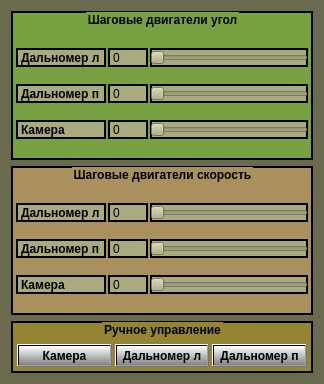
<?xml version="1.0" encoding="UTF-8"?>
<ui version="4.0">
 <class>StepMotors</class>
 <widget class="QWidget" name="StepMotors">
  <property name="geometry">
   <rect>
    <x>0</x>
    <y>0</y>
    <width>324</width>
    <height>384</height>
   </rect>
  </property>
  <property name="windowTitle">
   <string>Form</string>
  </property>
  <property name="styleSheet">
   <string notr="true">QWidget
{
background-color: rgb(106, 106, 79);
}

QPushButton
{
background-color: qlineargradient(spread:reflect, x1:1, y1:1, x2:1, y2:0, stop:0 rgba(130, 130, 130, 255), stop:1 rgba(255, 255, 255, 255));
}

QPushButton#evilButton {
    background-color: red;
    border-style: outset;
    border-width: 2px;
    border-radius: 10px;
    border-color: beige;
    font: bold 14px;
    min-width: 10em;
    padding: 6px;

}
QPushButton#evilButton:pressed {
    background-color: rgb(224, 0, 0);
    border-style: inset;
}

QLabel
{
background-color: rgb(170, 170, 127);
border: 2px solid line black;
}

QSlider
{
background-color: rgb(170, 170, 127);
border: 2px solid line black;
}</string>
  </property>
  <layout class="QGridLayout" name="gridLayout_3">
   <item row="0" column="0">
    <widget class="QGroupBox" name="gridGroupBox">
     <property name="font">
      <font>
       <weight>75</weight>
       <bold>true</bold>
      </font>
     </property>
     <property name="styleSheet">
      <string notr="true">QGroupBox
{
background-color: rgb(120, 161, 66);
border: 2px solid line black;
}</string>
     </property>
     <property name="title">
      <string>Шаговые двигатели угол</string>
     </property>
     <property name="alignment">
      <set>Qt::AlignCenter</set>
     </property>
     <layout class="QGridLayout" name="gridLayout">
      <property name="leftMargin">
       <number>2</number>
      </property>
      <property name="topMargin">
       <number>2</number>
      </property>
      <property name="rightMargin">
       <number>2</number>
      </property>
      <property name="bottomMargin">
       <number>2</number>
      </property>
      <property name="spacing">
       <number>2</number>
      </property>
      <item row="1" column="0">
       <widget class="QLabel" name="label_3">
        <property name="font">
         <font>
          <weight>75</weight>
          <bold>true</bold>
         </font>
        </property>
        <property name="text">
         <string>Дальномер п</string>
        </property>
       </widget>
      </item>
      <item row="0" column="0">
       <widget class="QLabel" name="label">
        <property name="font">
         <font>
          <weight>75</weight>
          <bold>true</bold>
         </font>
        </property>
        <property name="text">
         <string>Дальномер л</string>
        </property>
       </widget>
      </item>
      <item row="2" column="0">
       <widget class="QLabel" name="label_2">
        <property name="font">
         <font>
          <weight>75</weight>
          <bold>true</bold>
         </font>
        </property>
        <property name="text">
         <string>Камера </string>
        </property>
       </widget>
      </item>
      <item row="0" column="1">
       <widget class="QLabel" name="labelStepMotorAngle1">
        <property name="minimumSize">
         <size>
          <width>40</width>
          <height>0</height>
         </size>
        </property>
        <property name="text">
         <string>0</string>
        </property>
       </widget>
      </item>
      <item row="1" column="1">
       <widget class="QLabel" name="labelStepMotorAngle2">
        <property name="minimumSize">
         <size>
          <width>40</width>
          <height>0</height>
         </size>
        </property>
        <property name="text">
         <string>0</string>
        </property>
       </widget>
      </item>
      <item row="2" column="1">
       <widget class="QLabel" name="labelStepMotorAngle3">
        <property name="minimumSize">
         <size>
          <width>40</width>
          <height>0</height>
         </size>
        </property>
        <property name="text">
         <string>0</string>
        </property>
       </widget>
      </item>
      <item row="0" column="2">
       <widget class="QSlider" name="sliderStepMotorAngle1">
        <property name="orientation">
         <enum>Qt::Horizontal</enum>
        </property>
       </widget>
      </item>
      <item row="1" column="2">
       <widget class="QSlider" name="sliderStepMotorAngle2">
        <property name="orientation">
         <enum>Qt::Horizontal</enum>
        </property>
       </widget>
      </item>
      <item row="2" column="2">
       <widget class="QSlider" name="sliderStepMotorAngle3">
        <property name="orientation">
         <enum>Qt::Horizontal</enum>
        </property>
       </widget>
      </item>
     </layout>
    </widget>
   </item>
   <item row="1" column="0">
    <widget class="QGroupBox" name="gridGroupBox_2">
     <property name="font">
      <font>
       <weight>75</weight>
       <bold>true</bold>
      </font>
     </property>
     <property name="styleSheet">
      <string notr="true">QGroupBox
{
background-color: rgb(170, 144, 93);
border: 2px solid line black;
}</string>
     </property>
     <property name="title">
      <string>Шаговые двигатели скорость</string>
     </property>
     <property name="alignment">
      <set>Qt::AlignCenter</set>
     </property>
     <layout class="QGridLayout" name="gridLayout_2">
      <property name="leftMargin">
       <number>2</number>
      </property>
      <property name="topMargin">
       <number>2</number>
      </property>
      <property name="rightMargin">
       <number>2</number>
      </property>
      <property name="bottomMargin">
       <number>2</number>
      </property>
      <property name="spacing">
       <number>2</number>
      </property>
      <item row="1" column="0">
       <widget class="QLabel" name="label_4">
        <property name="font">
         <font>
          <weight>75</weight>
          <bold>true</bold>
         </font>
        </property>
        <property name="text">
         <string>Дальномер п</string>
        </property>
       </widget>
      </item>
      <item row="0" column="0">
       <widget class="QLabel" name="label_8">
        <property name="font">
         <font>
          <weight>75</weight>
          <bold>true</bold>
         </font>
        </property>
        <property name="text">
         <string>Дальномер л</string>
        </property>
       </widget>
      </item>
      <item row="2" column="0">
       <widget class="QLabel" name="label_9">
        <property name="font">
         <font>
          <weight>75</weight>
          <bold>true</bold>
         </font>
        </property>
        <property name="text">
         <string>Камера </string>
        </property>
       </widget>
      </item>
      <item row="0" column="1">
       <widget class="QLabel" name="labelStepMotorSpeed1">
        <property name="minimumSize">
         <size>
          <width>40</width>
          <height>0</height>
         </size>
        </property>
        <property name="text">
         <string>0</string>
        </property>
       </widget>
      </item>
      <item row="1" column="1">
       <widget class="QLabel" name="labelStepMotorSpeed2">
        <property name="minimumSize">
         <size>
          <width>40</width>
          <height>0</height>
         </size>
        </property>
        <property name="text">
         <string>0</string>
        </property>
       </widget>
      </item>
      <item row="2" column="1">
       <widget class="QLabel" name="labelStepMotorSpeed3">
        <property name="minimumSize">
         <size>
          <width>40</width>
          <height>0</height>
         </size>
        </property>
        <property name="text">
         <string>0</string>
        </property>
       </widget>
      </item>
      <item row="0" column="2">
       <widget class="QSlider" name="sliderStepMotorAngle1_2">
        <property name="orientation">
         <enum>Qt::Horizontal</enum>
        </property>
       </widget>
      </item>
      <item row="1" column="2">
       <widget class="QSlider" name="sliderStepMotorAngle2_2">
        <property name="orientation">
         <enum>Qt::Horizontal</enum>
        </property>
       </widget>
      </item>
      <item row="2" column="2">
       <widget class="QSlider" name="sliderStepMotorAngle3_2">
        <property name="styleSheet">
         <string notr="true"/>
        </property>
        <property name="orientation">
         <enum>Qt::Horizontal</enum>
        </property>
       </widget>
      </item>
     </layout>
    </widget>
   </item>
   <item row="2" column="0">
    <widget class="QGroupBox" name="groupBox">
     <property name="sizePolicy">
      <sizepolicy hsizetype="Preferred" vsizetype="Fixed">
       <horstretch>0</horstretch>
       <verstretch>0</verstretch>
      </sizepolicy>
     </property>
     <property name="font">
      <font>
       <weight>75</weight>
       <bold>true</bold>
      </font>
     </property>
     <property name="styleSheet">
      <string notr="true">QGroupBox
{
background-color: rgb(149, 133, 51);
border: 2px solid line black;
}</string>
     </property>
     <property name="title">
      <string>Ручное управление</string>
     </property>
     <property name="alignment">
      <set>Qt::AlignCenter</set>
     </property>
     <layout class="QHBoxLayout" name="horizontalLayout">
      <property name="spacing">
       <number>3</number>
      </property>
      <property name="leftMargin">
       <number>3</number>
      </property>
      <property name="topMargin">
       <number>3</number>
      </property>
      <property name="rightMargin">
       <number>3</number>
      </property>
      <property name="bottomMargin">
       <number>3</number>
      </property>
      <item>
       <widget class="QPushButton" name="butMotorCamManualOn">
        <property name="font">
         <font>
          <weight>75</weight>
          <bold>true</bold>
         </font>
        </property>
        <property name="text">
         <string>Камера</string>
        </property>
       </widget>
      </item>
      <item>
       <widget class="QPushButton" name="butMotorSensor1ManualOn">
        <property name="font">
         <font>
          <weight>75</weight>
          <bold>true</bold>
         </font>
        </property>
        <property name="text">
         <string>Дальномер л</string>
        </property>
       </widget>
      </item>
      <item>
       <widget class="QPushButton" name="butMotorSensor2ManualOn">
        <property name="font">
         <font>
          <weight>75</weight>
          <bold>true</bold>
         </font>
        </property>
        <property name="text">
         <string>Дальномер п</string>
        </property>
       </widget>
      </item>
     </layout>
    </widget>
   </item>
  </layout>
 </widget>
 <resources/>
 <connections/>
</ui>
